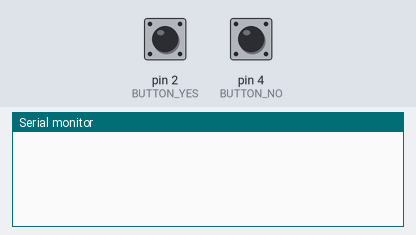
The sketch below on a simulated Arduino Uno, built with avr-gcc and run on an emulated ATmega328P. Parts: the last lines printed to the serial monitor. The inputs (shaded band) are chosen by the test bench; at power-on: pin 2 (BUTTON_YES) LOW, pin 4 (BUTTON_NO) LOW.

Above: at 1.2 s.
1.3 s: pin 2 (BUTTON_YES) pulled HIGH for 0.15 s
At 2.5 s:
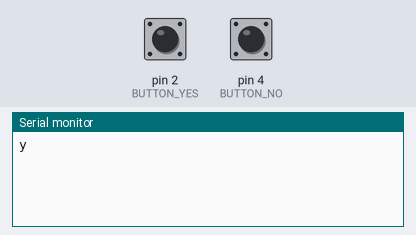
2.9 s: pin 4 (BUTTON_NO) pulled HIGH for 0.15 s
At 3.8 s:
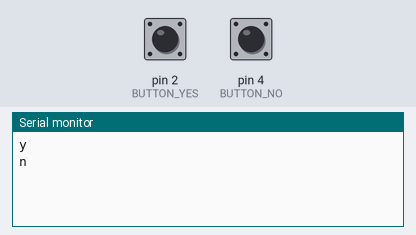

Measured:
- after the input at 1.3 s, the serial monitor: prints a new line at once (image 1)
- after the input at 2.9 s, the serial monitor: prints a new line at once (image 2)

The sketch:

ButtonFrimware.ino
```cpp
const int BUTTON_YES = 2;
const int BUTTON_NO = 4;

void setup() {
  // put your setup code here, to run once:
  Serial.begin(9600);
}

void loop() {
  // put your main code here, to run repeatedly:
  if (digitalRead(BUTTON_YES)==HIGH){
    Serial.println('y');
    delay(400);
  }
  if (digitalRead(BUTTON_NO)==HIGH){
    Serial.println('n');
    delay(400);
  }


}
```
